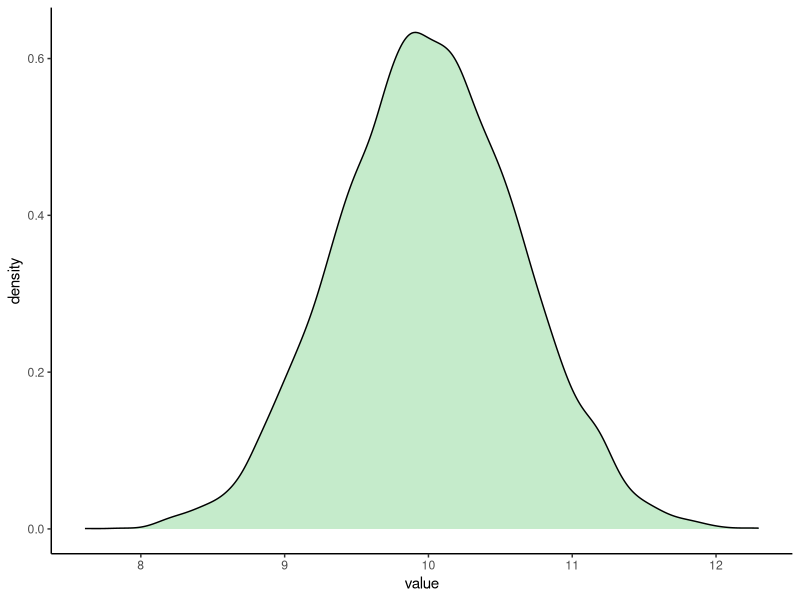
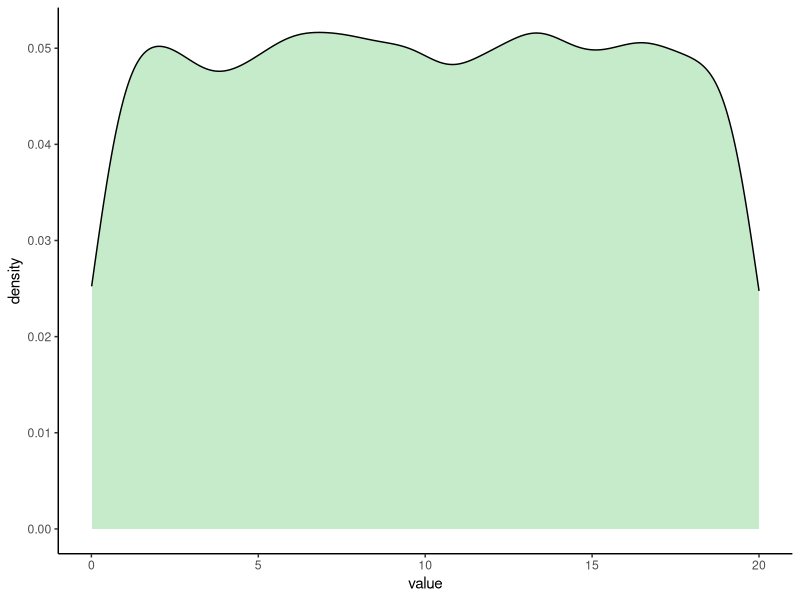
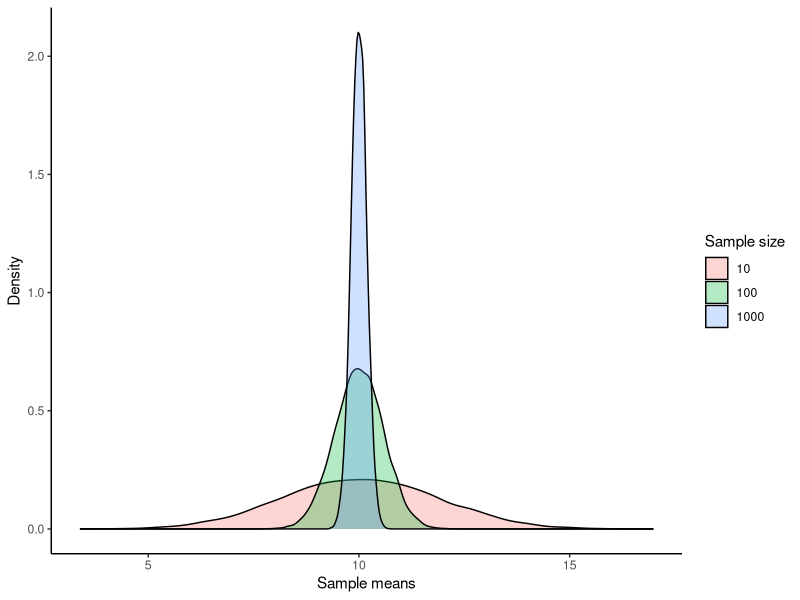
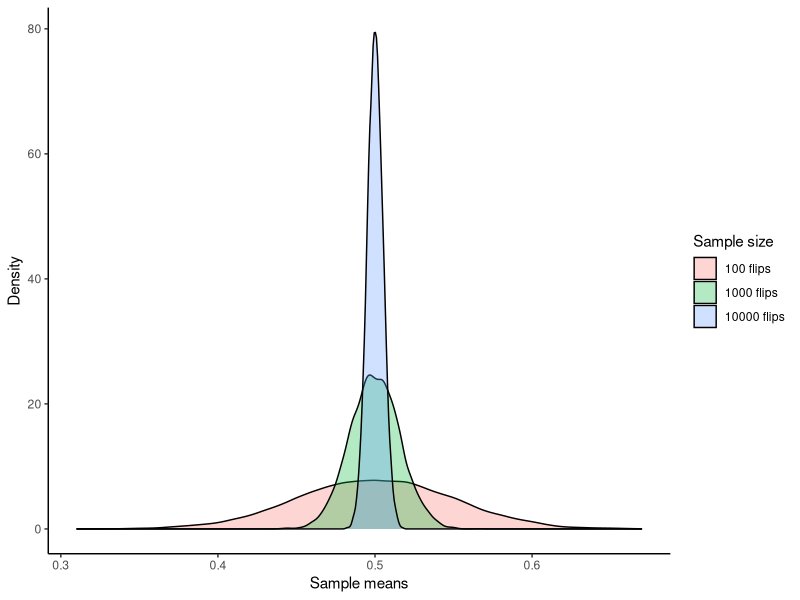
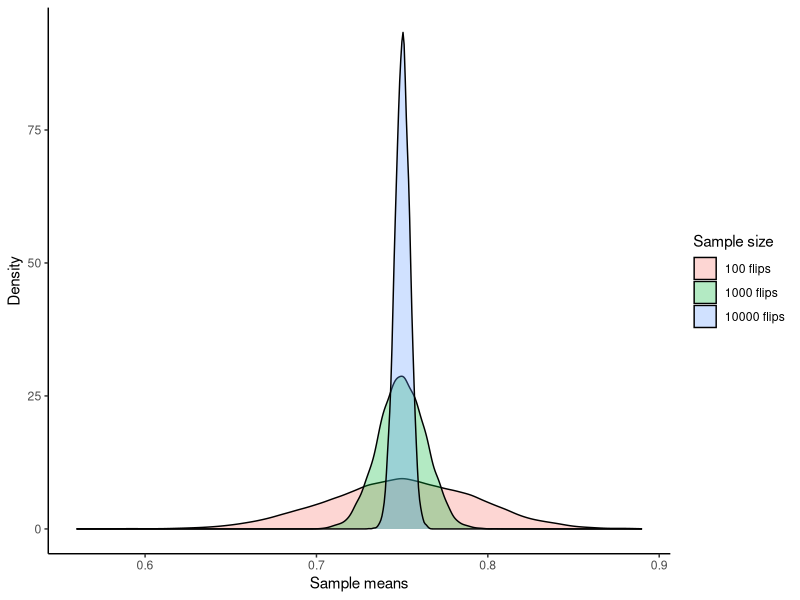

Here is the R script that generated these plots, in order:
## ---- chunk 1
library(tidyverse)
## ---- chunk 2
(samp10 <- rnorm(n=10, mean=10, sd=2))
mean(samp10)
## ---- chunk 3
means10 <- as.vector(NA)
# doing experiments 10,000 times
for (i in 1:10000) {
  # each iteration, I draw a sample size of 2 from a normal distribution
  samp10 <- rnorm(10, mean=10, sd=2)
  # I calculate the mean of these 10 numbers and record it
  means10[i] <- mean(samp10)  
}
# let's look at the result
ggplot(as_tibble(means10), aes(value)) +
  geom_density(fill="#C5EBCB") +
  theme_classic()
## ---- chunk 4
uniform_popn <- runif(n=10000, min=0, max=20)
ggplot(as_tibble(uniform_popn), aes(value)) +
  geom_density(fill="#C5EBCB") +
  theme_classic()
## ---- chunk 5
means10 <- as.vector(NA)
means100 <- as.vector(NA)
means1000 <- as.vector(NA)
# doing experiments 10,000 times
for (i in 1:10000) {
  # each iteration, I draw 10, 100, and 1000 samples from uniform_popn
  samp10 <- sample(uniform_popn, size = 10, replace = TRUE)
  samp100 <- sample(uniform_popn, size = 100, replace = TRUE)
  samp1000 <- sample(uniform_popn, size = 1000, replace = TRUE)
  # getting means of each sample
  means10[i] <- mean(samp10)
  means100[i] <- mean(samp100)
  means1000[i] <- mean(samp1000)
}

df <- rbind(
  data.frame(means = means10, sample_size = "10"),
  data.frame(means = means100, sample_size = "100"),
  data.frame(means = means1000, sample_size = "1000")
)

ggplot(df, aes(x = means, fill = sample_size)) + 
  geom_density(alpha = 0.3) +
  labs(x = "Sample means", y = "Density", fill = "Sample size") +
  theme_classic()
## ---- chunk 6
means100 <- as.vector(NA)
means1000 <- as.vector(NA)
means10000 <- as.vector(NA)

for (i in 1:10000) {
  sample100 <- sample(c(1,0), prob = c(0.5, 0.5), replace = TRUE, size = 100)
  means100[i] <- mean(sample100)
  sample1000 <- sample(c(1,0), prob = c(0.5, 0.5), replace = TRUE, size = 1000)
  means1000[i] <- mean(sample1000)
  sample10000 <- sample(c(1,0), prob = c(0.5, 0.5), replace = TRUE, size = 10000)
  means10000[i] <- mean(sample10000)
}

df <- rbind(
  data.frame(means = means100, sample_size = "100 flips"),
  data.frame(means = means1000, sample_size = "1000 flips"),
  data.frame(means = means10000, sample_size = "10000 flips")
)

ggplot(df, aes(x = means, fill = sample_size)) + 
  geom_density(alpha = 0.3) +
  labs(x = "Sample means", y = "Density", fill = "Sample size") +
  theme_classic()
## ---- chunk 7
means100 <- as.vector(NA)
means1000 <- as.vector(NA)
means10000 <- as.vector(NA)

for (i in 1:10000) {
  sample100 <- sample(c(1,0), prob = c(0.75, 0.25), replace = TRUE, size = 100)
  means100[i] <- mean(sample100)
  sample1000 <- sample(c(1,0), prob = c(0.75, 0.25), replace = TRUE, size = 1000)
  means1000[i] <- mean(sample1000)
  sample10000 <- sample(c(1,0), prob = c(0.75, 0.25), replace = TRUE, size = 10000)
  means10000[i] <- mean(sample10000)
}

df <- rbind(
  data.frame(means = means100, sample_size = "100 flips"),
  data.frame(means = means1000, sample_size = "1000 flips"),
  data.frame(means = means10000, sample_size = "10000 flips")
)

library(ggplot2)
ggplot(df, aes(x = means, fill = sample_size)) + 
  geom_density(alpha = 0.3) +
  labs(x = "Sample means", y = "Density", fill = "Sample size") +
  theme_classic()
